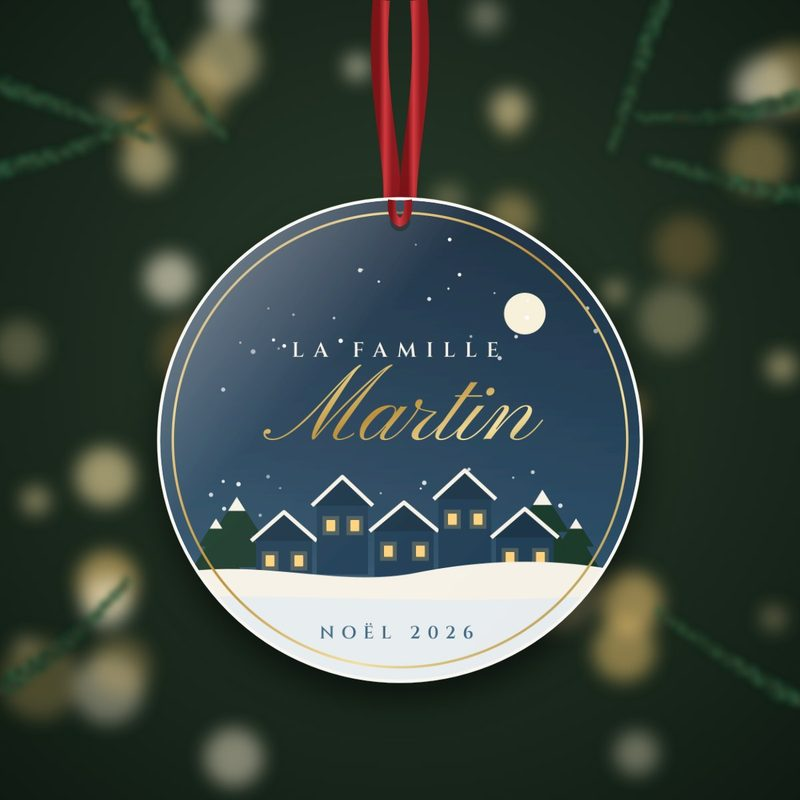
#> input picture boutique/img/photo-famille.jpg, 800 x 800 px
$ python mug_rgba.py ../../../boutique/img/photo-famille.jpg ../../../boutique/img/photo-notre-premier-noel.jpg
#> lines starting #> are read from the running program, lines starting #| are printed output that depends on the picture
# Mug 3D simple sur fond transparent, a partir du fichier a plat du mug
import sys, math
from PIL import Image, ImageDraw, ImageFilter
src, out = sys.argv[1], sys.argv[2]
d = Image.open(src).convert('RGBA')
W, H = d.size
#> W = 800; H = 800
white = Image.new('RGBA', d.size, (255, 255, 255, 255)); white.alpha_composite(d); d = white
#> after `white = Image.new('RGBA', d.size, (255, 255, 255, 255))`: white: PIL image 800x800 RGBA; every value is 255
R = int(25.8 / 20.4 * W / (2 * math.pi)); cx = int(W * 0.25); bw = 2 * R
#> after `R = int(25.8 / 20.4 * W / (2 * math.pi))`: R = 161
#> after `cx = int(W * 0.25)`: cx = 200
#> after `bw = 2 * R`: bw = 322
body = Image.new('RGBA', (bw, H)); px, bp = d.load(), body.load()
#> after `body = Image.new('RGBA', (bw, H))`: body: PIL image 322x800 RGBA; every value is 0
for x in range(bw):
    u = (x - R + 0.5) / R; a = math.asin(max(-1, min(1, u)))
    sx = int(cx + a * R) % W
    shade = 0.78 + 0.22 * math.cos(a) ** 0.7
    hl = max(0, 1 - abs(u + 0.5) / 0.09) * 0.12
    for y in range(H):
        r, g, b, _ = px[sx, y]
        bp[x, y] = tuple(min(255, int(c * shade + 255 * hl)) for c in (r, g, b)) + (255,)
pad_top, pad_bot = 60, 40
k = 4  # sur-echantillonnage pour des bords lisses
cw, ch = bw + 560, H + pad_top + pad_bot
#> cw = 882; ch = 900
big = Image.new('RGBA', (cw * k, ch * k), (0, 0, 0, 0)); dr = ImageDraw.Draw(big)
#> after `big = Image.new('RGBA', (cw * k, ch * k), (0, 0, 0, 0))`: big: PIL image 3528x3600 RGBA; every value is 0
# anse
hx, hy0, hy1 = (bw - 40) * k, (pad_top + 170) * k, (pad_top + H - 230) * k
#> hx = 1128; hy0 = 920; hy1 = 2520
dr.rounded_rectangle([hx, hy0, hx + 380 * k, hy1], radius=170 * k, outline=(232, 229, 223, 255), width=86 * k)
dr.rounded_rectangle([hx + 10 * k, hy0 + 10 * k, hx + 370 * k, hy1 - 10 * k], radius=160 * k, outline=(250, 249, 246, 255), width=58 * k)
mask = Image.new('L', (bw * k, H * k), 255)
#> mask: PIL image 1288x3200 L; every value is 255
big.paste(body.resize((bw * k, H * k), Image.LANCZOS), (0, pad_top * k))
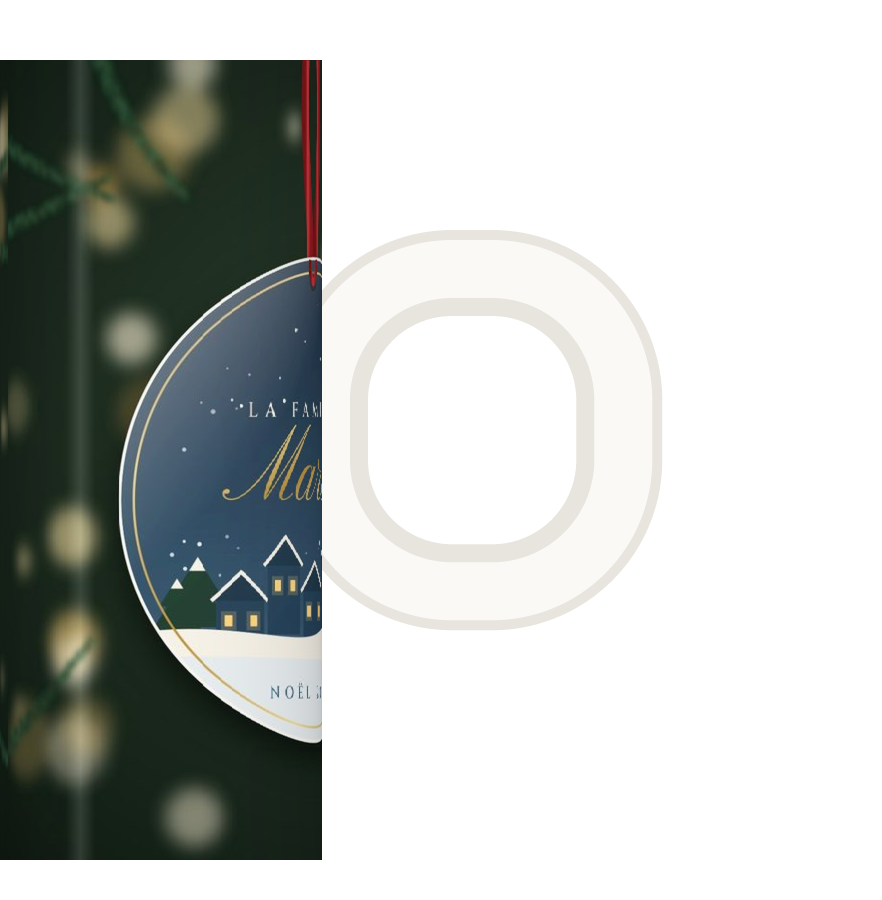
#> big: PIL image 3528x3600 RGBA (shown at 1/4 size); mean R, G, B, A 43.1, 46.7, 43.9, 107.6; transparent parts drawn white
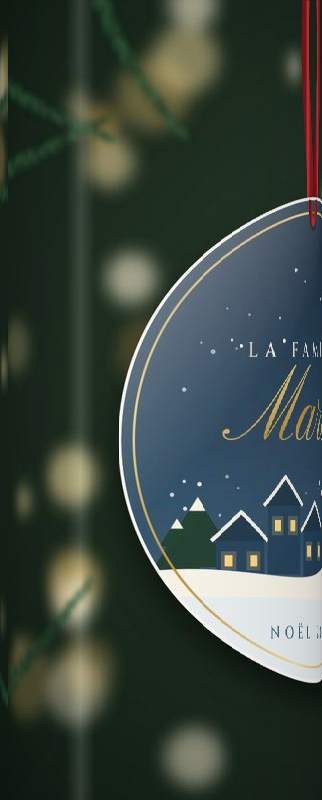
#> body: PIL image 322x800 RGBA; mean R, G, B, A 59.3, 70.7, 63.5, 255
# bord haut (ellipse) et bas arrondi
dr.ellipse([0, (pad_top - 52) * k, bw * k, (pad_top + 52) * k], fill=(250, 249, 246, 255), outline=(215, 211, 204, 255), width=5 * k)
dr.ellipse([18 * k, (pad_top - 36) * k, (bw - 18) * k, (pad_top + 36) * k], fill=(222, 218, 211, 255))
dr.ellipse([0, (pad_top + H - 34) * k, bw * k, (pad_top + H + 34) * k], fill=(214, 210, 203, 255))
big.paste(body.crop((0, H - 40, bw, H)).resize((bw * k, 40 * k)), (0, (pad_top + H - 40) * k))
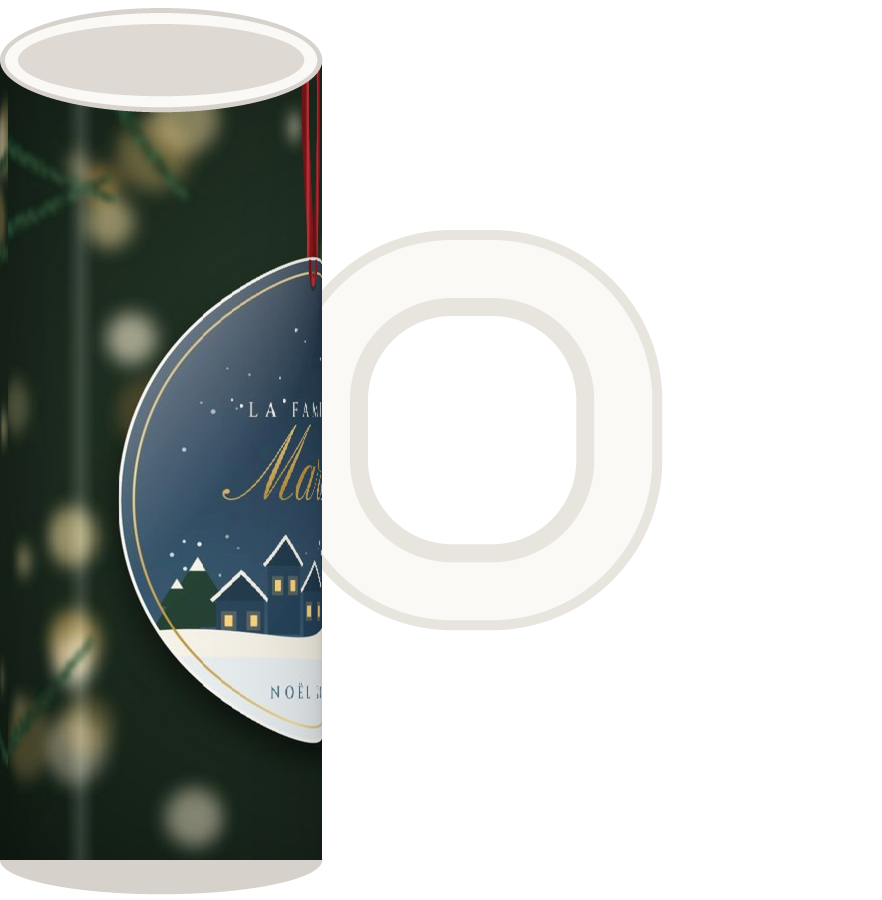
#> big: PIL image 3528x3600 RGBA (shown at 1/4 size); mean R, G, B, A 52.3, 55.5, 52.7, 114.7; transparent parts drawn white
big.resize((cw, ch), Image.LANCZOS).save(out)
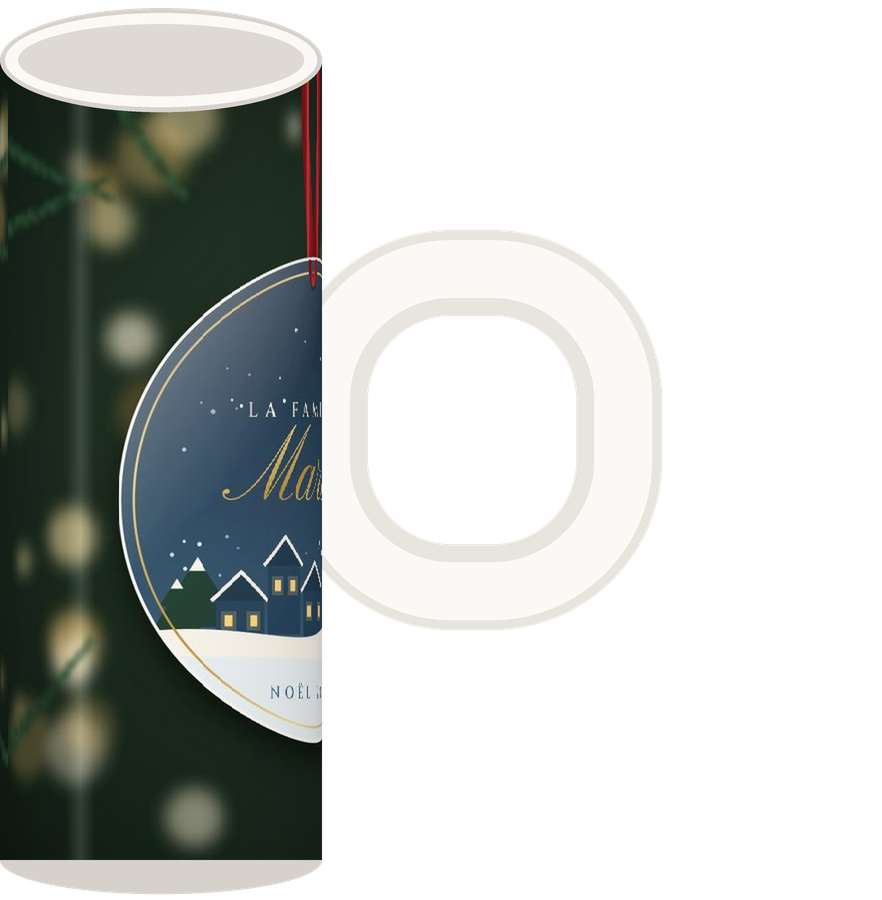
#> saved as photo-notre-premier-noel.jpg: PIL image 882x900 RGBA; mean R, G, B, A 53.5, 56.7, 53.9, 114.7; transparent parts drawn white

$ run again, on boutique/img/photo-prenom-couronne.jpg
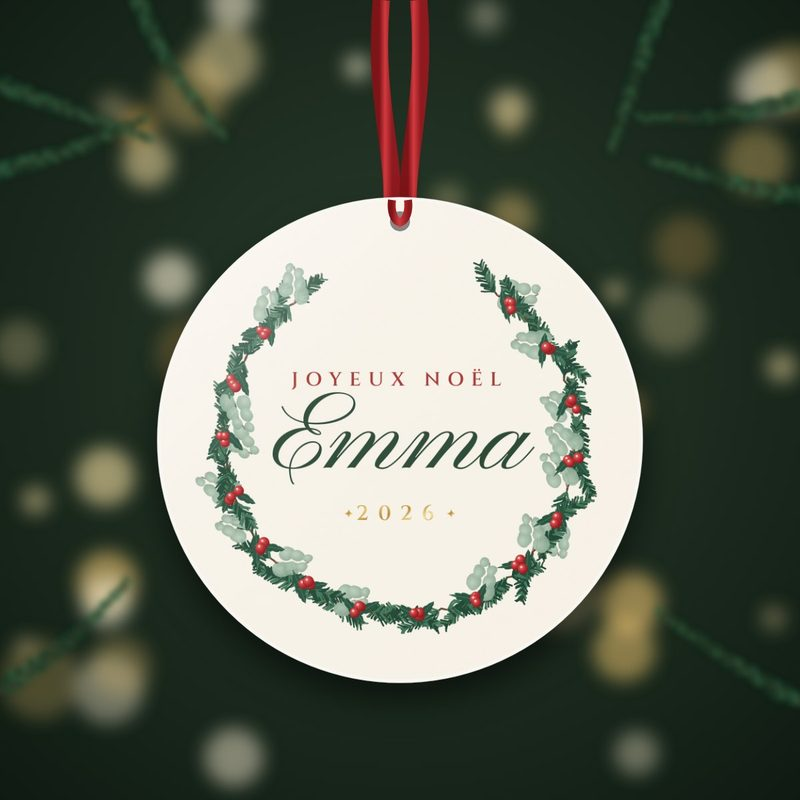
#> input picture boutique/img/photo-prenom-couronne.jpg, 800 x 800 px
#> white: PIL image 800x800 RGBA; every value is 255
#> mask: PIL image 1288x3200 L; every value is 255
#> `big.paste(body.resize((bw * k, H * k), Image.LANCZOS), (0, pad_top * k))`:
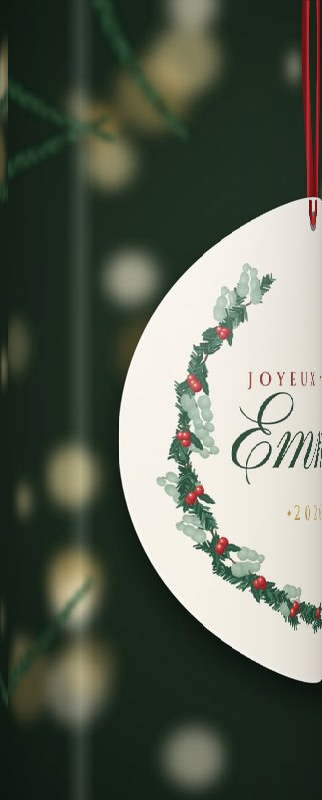
#> body: PIL image 322x800 RGBA; mean R, G, B, A 93.7, 100.2, 87.1, 255
#> `big.resize((cw, ch), Image.LANCZOS).save(out)`:
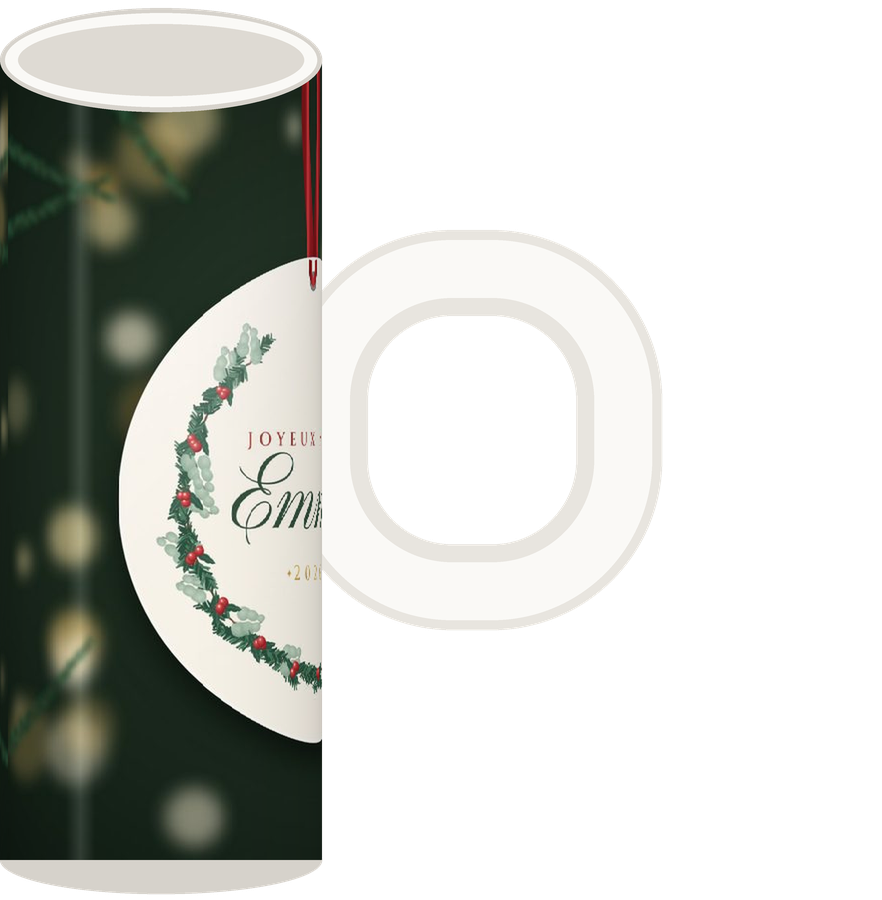
#> saved as photo-prenom-couronne.jpg: PIL image 882x900 RGBA; mean R, G, B, A 64.7, 66.3, 61.6, 114.7; transparent parts drawn white
